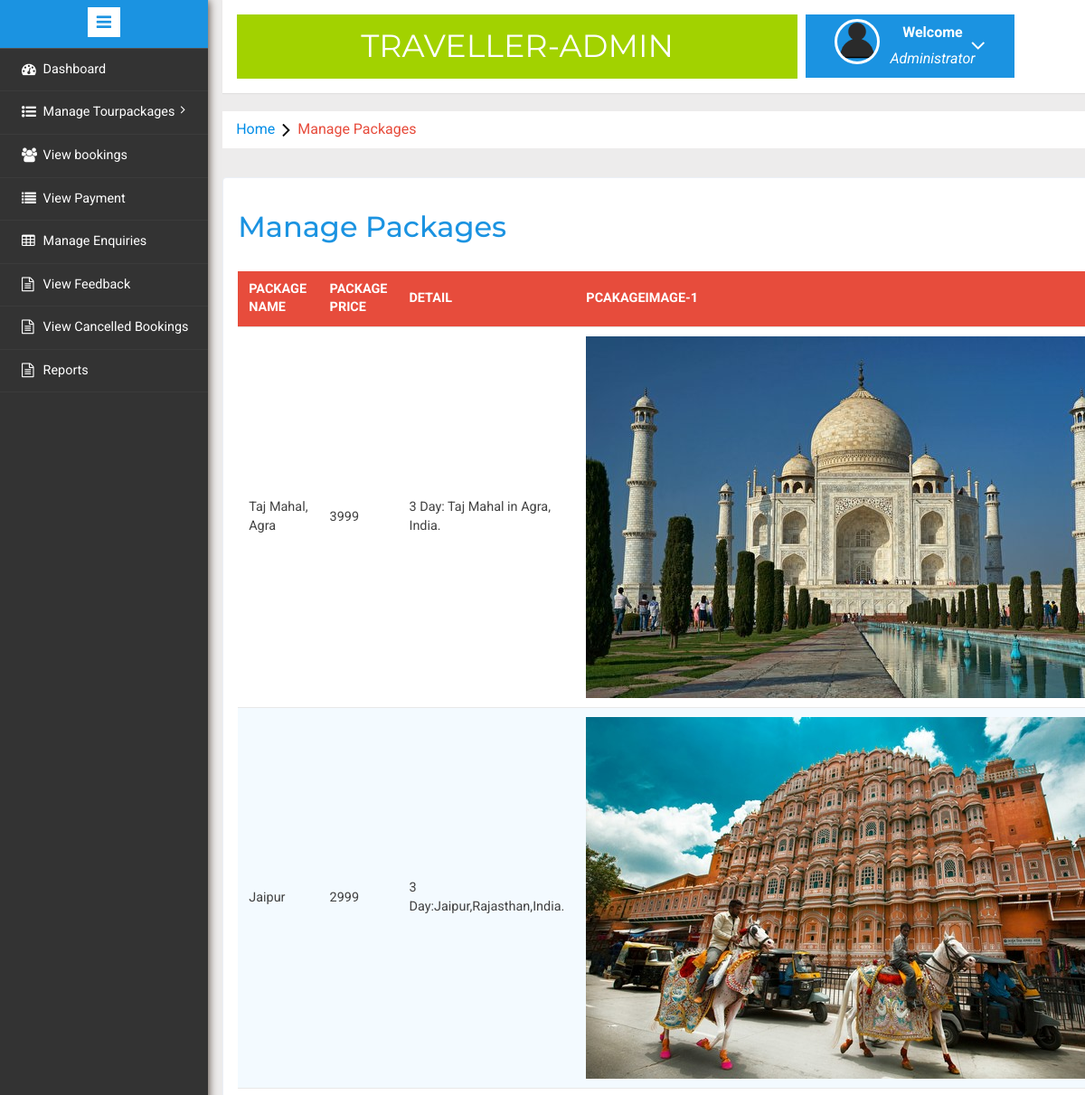
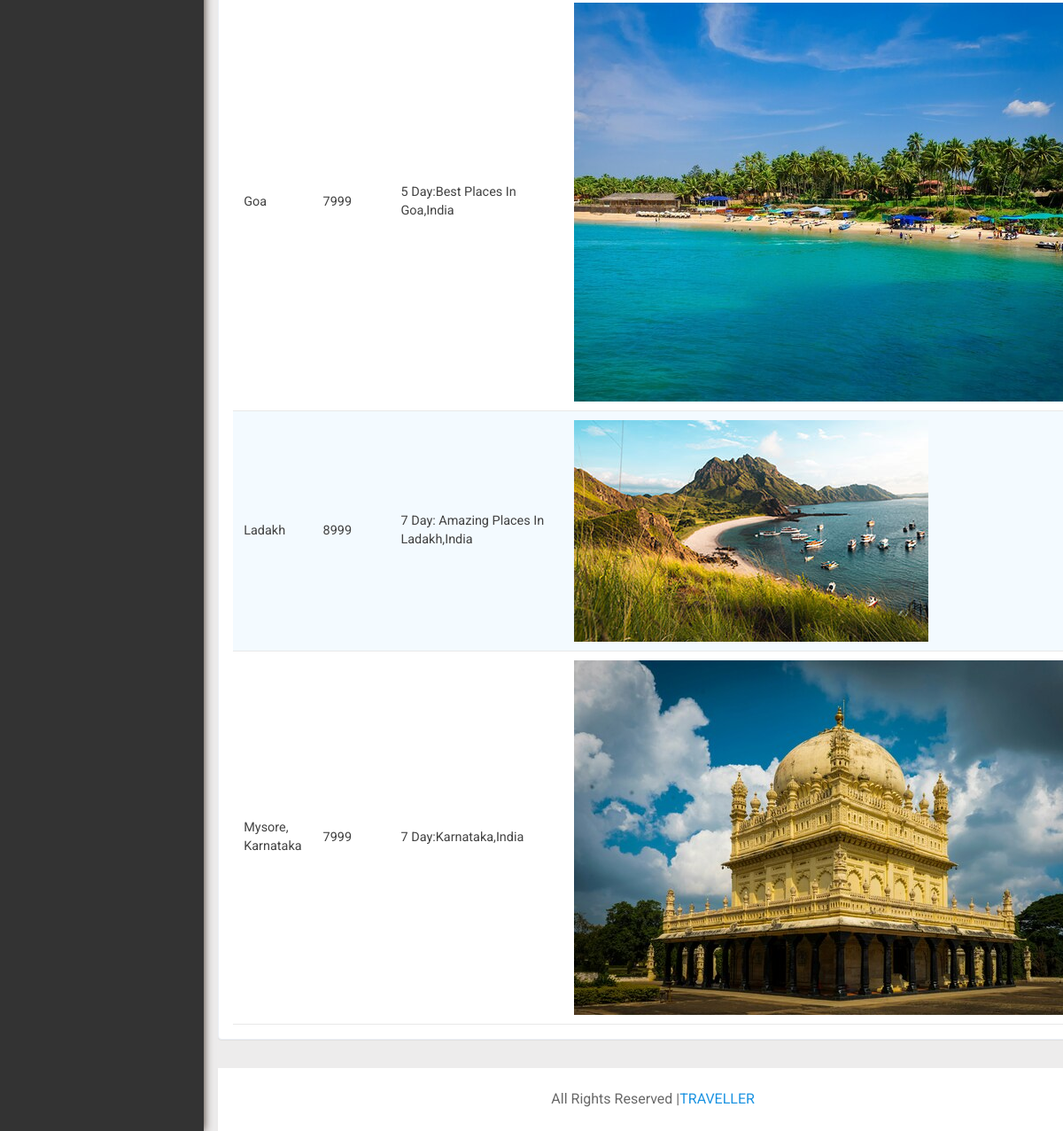
Page /admin/ManagePackage11.php on the committed database (2 pictures, top to bottom).
### tables this page shows
CREATE TABLE `tourpackage` (
  `packageid` int(10) NOT NULL,
  `packagename` varchar(30) NOT NULL,
  `packprice` varchar(20) NOT NULL,
  `pic1` varchar(150) NOT NULL,
  `pic2` varchar(150) NOT NULL,
  `detail` varchar(150) NOT NULL,
  `startdate` date NOT NULL,
  `enddate` date NOT NULL
);

### admin/ManagePackage11.php (the view, shortened to what this page needs)
<?php
include 'includes/config.php';
$query = "SELECT * FROM tourpackage";
$result = mysqli_query($conn, $query);
?>
<!DOCTYPE HTML>
<html>
<head>
    <link href="css/bootstrap.min.css" rel='stylesheet' type='text/css' />
    <link href="css/style.css" rel='stylesheet' type='text/css' />
    <link rel="stylesheet" href="css/morris.css" type="text/css" />
    <link href="css/font-awesome.css" rel="stylesheet">
    <link rel="stylesheet" type="text/css" href="css/table-style.css" />
    <link rel="stylesheet" type="text/css" href="css/basictable.css" />
    <link rel="stylesheet" href="css/icon-font.min.css" type='text/css' />
</head>
<body>
    <div class="page-container">
        <div class="left-content">
            <div class="mother-grid-inner">
                <?php include('includes/header.php'); ?>
            </div>
            <ol class="breadcrumb">
                <li class="breadcrumb-item"><a href="index.php">Home</a><i class="fa fa-angle-right"></i>Manage Packages</li>
            </ol>
            <div class="grid-form">
                <div class="grid-form1">
                    <h3>Manage Packages</h3>
                    <div class="tab-content">
                        <div class="tab-pane active" id="horizontal-form">
                            <table>
                                <tr>
                                    <th>Package Name</th>
                                    <th>Package Price</th>
                                    <th>Detail</th>
                                    <th>PcakageImage-1</th>
                                </tr>
                                <?php
                                while ($row = mysqli_fetch_assoc($result)) {
                                    echo "<tr>";
                                    echo "<td>" . $row['packagename'] . "</td>";
                                    echo "<td>" . $row['packprice'] . "</td>";
                                    echo "<td>" . $row['detail'] . "</td>";
                                    echo "<td><img src='uploads/" . $row['pic1'] . "' alt='Package Image 1'></td>";
                                    echo "</tr>";
                                }
                                ?>
                            </table>
                        </div>
                    </div>
                </div>
            </div>
            <?php include('includes/footer.php'); ?>
        </div>
        <?php include('includes/sidebarmenu.php'); ?>
    </div>
</body>
</html>

### admin/css/table-style.css (style rules this page uses)
table { background: white; border-collapse: collapse; margin: 1.25em 0 0; width: 100%; }
table tr, table th, table td { border: none; border-bottom: 1px solid #e8e8e8; font-size: .95em; }
table th, table td { padding: 10px 12px; text-align: left; }
table th { background: #e74c3c; color: #fff; text-transform: uppercase; }
table tr td { background: #f3faff; color: #424242; }
table tr:nth-of-type(2n+2) td { background: #ffffff; }
table { width: 100%; }

### rows in the picture
tourpackage: packagename "Taj Mahal, Agra", packprice "3999", detail "3 Day: Taj Mahal in Agra, India.", pic1 (picture)
tourpackage: packagename "Jaipur", packprice "2999", detail "3 Day:Jaipur,Rajasthan,India.", pic1 (picture)
tourpackage: packagename "Goa", packprice "7999", detail "5 Day:Best Places In Goa,India", pic1 (picture)
tourpackage: packagename "Ladakh", packprice "8999", detail "7 Day: Amazing Places In Ladakh,India", pic1 (picture)
tourpackage: packagename "Mysore, Karnataka", packprice "7999", detail "7 Day:Karnataka,India", pic1 (picture)
